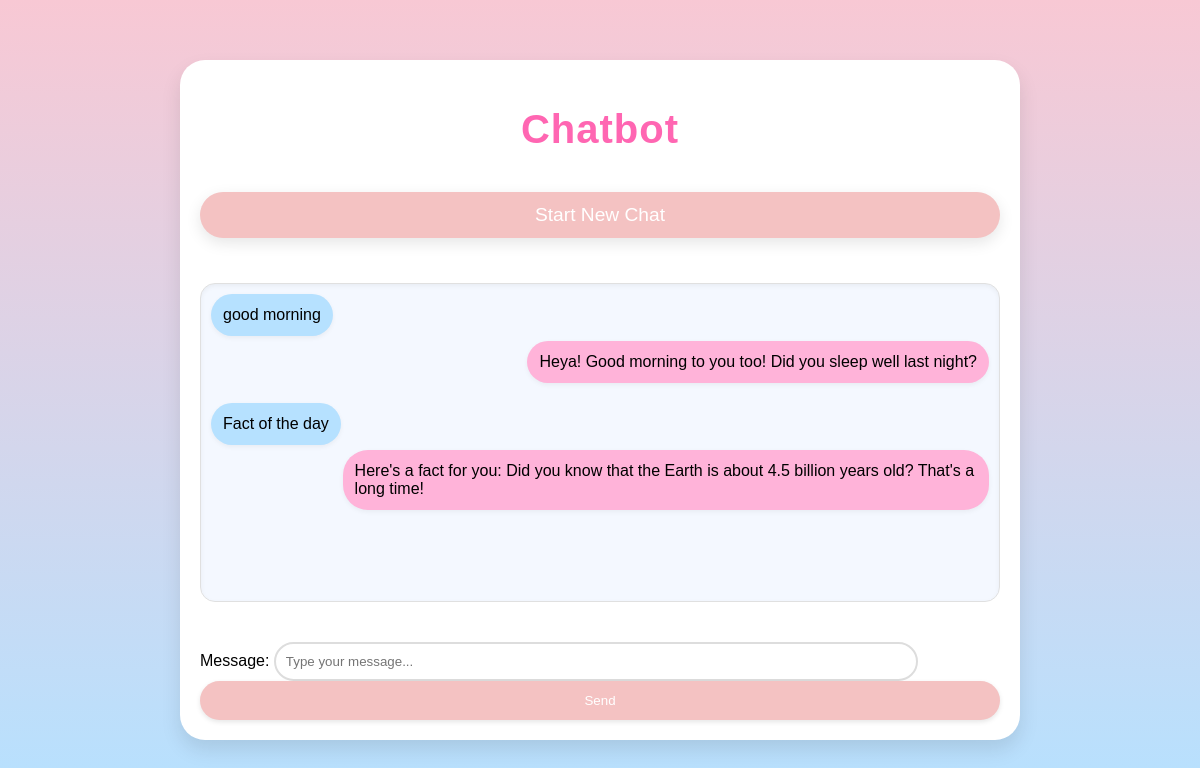
Screenshot of /chatbot_app/ with the database file from the repository.
### chatbot_app/models.py (models this page shows, shortened)
class ChatMessage(models.Model):
    user_message = models.TextField()
    bot_response = models.TextField()
    timestamp = models.DateTimeField(auto_now_add=True)

### chatbot_app/views.py (the view)
# urls.py: path('', views.chatbot_view, name='chatbot'),
def chatbot_view(request):
    if request.method == 'POST':
        if 'new_chat' in request.POST:
            ChatMessage.objects.all().delete()
            return redirect('chatbot')
        form = ChatForm(request.POST)
        if form.is_valid():
            user_message = form.cleaned_data['message']
            bot_response = get_gemini_response(user_message)
            ChatMessage.objects.create(user_message=user_message, bot_response=bot_response)
            chat_messages = ChatMessage.objects.all()
            return render(request, 'chatbot.html', {'form': ChatForm(), 'chat_messages': chat_messages})
    else:
        chat_messages = ChatMessage.objects.all()
        form = ChatForm()
    return render(request, 'chatbot.html', {'form': form, 'chat_messages': chat_messages})

### chatbot_app/forms.py
class ChatForm(forms.Form):
    message = forms.CharField(
        widget=forms.TextInput(attrs={'class': 'chat-input', 'placeholder': 'Type your message...'})
    )

### chatbot_app/templates/chatbot.html (shortened to what this page needs)
<!DOCTYPE html>
<html>
<head>
    {% load static %}
    <link rel="stylesheet" href="{% static 'css/style.css' %}">
</head>
<body>
    <div class="chat-container">
        <h1>Chatbot</h1>
         <div class="new-chat-container">
            <form method="post">
                 <button class="new-chat-button" type="submit">Start New Chat</button>
             </form>
         </div>
        <div class="chat-history">
            {% for message in chat_messages %}
                <div class="chat-message">
                    <div class="user-message">{{ message.user_message }}</div>
                    <div class="bot-message">{{ message.bot_response }}</div>
                </div>
            {% endfor %}
        </div>
        <div class="form-container">
            <form method="post">
                {{ form }}
                <button type="submit">Send</button>
             </form>
        </div>
    </div>
</body>
</html>

### chatbot_app/static/css/style.css (style rules this page uses)
.chat-container { background-color: #fff; border-radius: 15px; box-shadow: 0 5px 20px rgba(0, 0, 0, 0.1); padding: 30px; width: 400px; overflow: hidden; position: relative; z-index: 1; }
h1 { text-align: center; color: #FF69B4; margin-bottom: 20px; letter-spacing: 1px; font-weight: bold; }
.new-chat-container { display: flex; justify-content: center; margin-bottom: 15px; }
.new-chat-button { padding: 10px 20px; background-color: #4A3C50; color: #fff; border: none; border-radius: 25px; cursor: pointer; transition: background-color 0.3s ease; box-shadow: 0 2px 5px rgba(0,0,0,0.1); margin-bottom: 10px; }
.chat-history { height: 300px; overflow-y: auto; border: 1px solid #e0e0e0; padding: 15px; margin-bottom: 15px; border-radius: 10px; background-color: #f0f0f0; box-shadow: inset 0 2px 5px rgba(0,0,0,0.05); }
.chat-message { margin-bottom: 15px; display: flex; align-items: flex-start; flex-direction: column; }
.user-message { background-color: #add8e6; padding: 12px; border-radius: 20px 20px 2px 20px; margin-right: auto; margin-bottom: 5px; max-width: 70%; word-wrap: break-word; box-shadow: 0 2px 5px rgba(0, 0, 0, 0.05); }
.bot-message { background-color: #FFB6C1; padding: 12px; border-radius: 20px 20px 20px 2px; margin-left: auto; margin-bottom: 5px; max-width: 70%; word-wrap: break-word; box-shadow: 0 2px 5px rgba(0, 0, 0, 0.05); }
.chat-input { width: calc(80% - 20px); padding: 10px; border: 2px solid #ddd; border-radius: 25px; margin-right: 10px; }
.form-container { display: flex; justify-content: space-between; align-items: center; }
button { padding: 10px 20px; background-color: #FF69B4; color: #fff; border: none; border-radius: 25px; cursor: pointer; transition: background-color 0.3s ease; box-shadow: 0 2px 5px rgba(0,0,0,0.1); }

### chatbot_app/templates/chatbot.html (style rules this page uses)
body { margin: 0; padding: 0; display: flex; justify-content: center; align-items: center; height: 100vh; font-family: 'Arial', sans-serif; background: linear-gradient(to bottom, #f8c8d4, #b6e1ff); }
.chat-container { width: 100%; max-width: 800px; height: 80vh; background-color: white; border-radius: 25px; box-shadow: 0 10px 20px rgba(0, 0, 0, 0.1); padding: 20px; display: flex; flex-direction: column; gap: 20px; overflow: hidden; }
h1 { text-align: center; color: #ff66b2; font-size: 2.5rem; font-weight: bold; }
.new-chat-container { text-align: center; }
.new-chat-button { padding: 12px 24px; font-size: 1.2rem; background-color: #f4c2c2; color: white; border: none; border-radius: 30px; cursor: pointer; box-shadow: 0 5px 15px rgba(0, 0, 0, 0.1); transition: background-color 0.3s ease, transform 0.3s ease; }
.chat-history { max-height: 60vh; overflow-y: auto; margin-bottom: 20px; padding-right: 15px; background-color: #f4f8ff; border-radius: 15px; padding: 10px; }
.chat-message { margin-bottom: 15px; display: flex; flex-direction: column; align-items: flex-start; }
.user-message { background-color: #b6e1ff; padding: 12px; border-radius: 25px; margin-bottom: 5px; color: black; max-width: 80%; word-wrap: break-word; }
.bot-message { background-color: #ffb3d9; padding: 12px; border-radius: 25px; color: black; max-width: 80%; word-wrap: break-word; }
.form-container { display: flex; justify-content: space-between; }
form { width: 100%; }
button[type="submit"] { padding: 12px 24px; background-color: #f4c2c2; color: white; border: none; border-radius: 25px; cursor: pointer; width: 100%; transition: background-color 0.3s ease, transform 0.3s ease; }

### rows the page displays
ChatMessage: user_message "good morning", bot_response "Heya! Good morning to you too! Did you sleep well last night?"
ChatMessage: user_message "Fact of the day", bot_response "Here's a fact for you: Did you know that the Earth is about 4.5 billion years old? That's a long time!"
